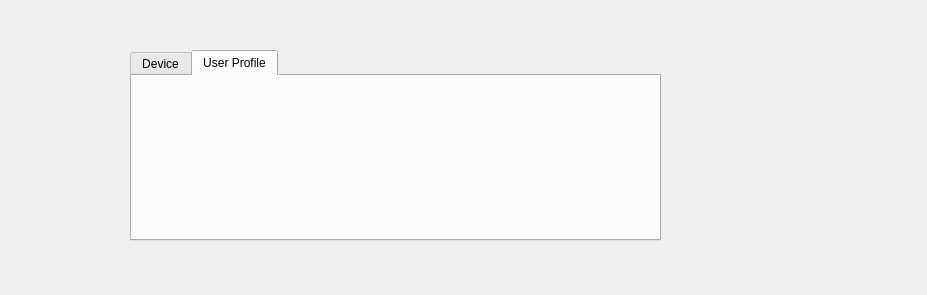
<?xml version="1.0" encoding="UTF-8"?>
<ui version="4.0">
 <class>Form</class>
 <widget class="QWidget" name="Form">
  <property name="geometry">
   <rect>
    <x>0</x>
    <y>0</y>
    <width>927</width>
    <height>295</height>
   </rect>
  </property>
  <property name="windowTitle">
   <string>Form</string>
  </property>
  <widget class="QTabWidget" name="tabWidget">
   <property name="geometry">
    <rect>
     <x>130</x>
     <y>50</y>
     <width>531</width>
     <height>191</height>
    </rect>
   </property>
   <property name="currentIndex">
    <number>1</number>
   </property>
   <widget class="QWidget" name="device">
    <attribute name="title">
     <string>Device</string>
    </attribute>
    <widget class="QWidget" name="gridLayoutWidget">
     <property name="geometry">
      <rect>
       <x>40</x>
       <y>50</y>
       <width>160</width>
       <height>80</height>
      </rect>
     </property>
     <layout class="QGridLayout" name="gridLayout"/>
    </widget>
   </widget>
   <widget class="QWidget" name="User">
    <attribute name="title">
     <string>User Profile</string>
    </attribute>
    <widget class="QWidget" name="gridLayoutWidget_2">
     <property name="geometry">
      <rect>
       <x>80</x>
       <y>60</y>
       <width>160</width>
       <height>80</height>
      </rect>
     </property>
     <layout class="QGridLayout" name="gridLayout_2"/>
    </widget>
   </widget>
  </widget>
 </widget>
 <resources/>
 <connections/>
</ui>
